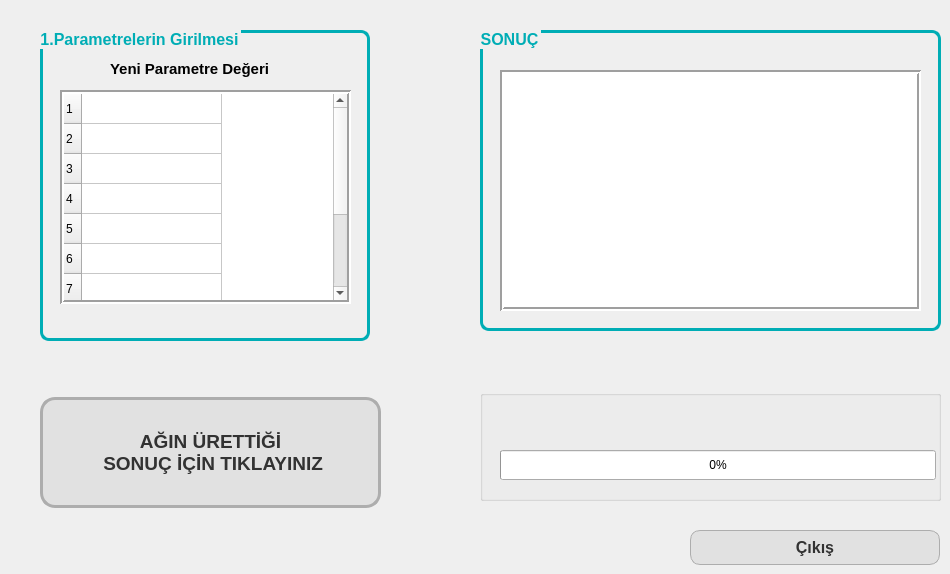
    <widget class="QWidget" name="tab_2">
     <attribute name="title">
      <string>TAHMİN BÖLÜMÜ</string>
     </attribute>
     <widget class="QPushButton" name="pb_exit">
      <property name="geometry">
       <rect>
        <x>690</x>
        <y>530</y>
        <width>250</width>
        <height>35</height>
       </rect>
      </property>
      <property name="font">
       <font>
        <family>Arial</family>
        <pointsize>12</pointsize>
        <weight>75</weight>
        <bold>true</bold>
       </font>
      </property>
      <property name="cursor">
       <cursorShape>PointingHandCursor</cursorShape>
      </property>
      <property name="styleSheet">
       <string notr="true">QPushButton:pressed {
    background-color: qlineargradient(spread:pad, x1:1, y1:0, x2:1, y2:1,   stop:0 rgba(225,225,225, 255), stop:1 rgba(210,180,140, 255))
}
QPushButton {
     background-color: rgb(225,225,225); border: 1px solid rgb(173,173,173);
     border-radius: 10px;  color: rgb(50,50,50);
}

QPushButton:disabled {
    background-color: rgb(225,225,225)
}</string>
      </property>
      <property name="text">
       <string>Çıkış</string>
      </property>
      <property name="flat">
       <bool>false</bool>
      </property>
     </widget>
     <widget class="QPushButton" name="pb_sonuc">
      <property name="geometry">
       <rect>
        <x>40</x>
        <y>397</y>
        <width>341</width>
        <height>111</height>
       </rect>
      </property>
      <property name="font">
       <font>
        <family>Arial</family>
        <pointsize>14</pointsize>
        <weight>75</weight>
        <bold>true</bold>
       </font>
      </property>
      <property name="styleSheet">
       <string notr="true">QPushButton:pressed {
    background-color: qlineargradient(spread:pad, x1:1, y1:0, x2:1, y2:1,   stop:0 rgba(225,225,225, 255), stop:1 rgba(210,180,140, 255))
}
QPushButton {
     background-color: rgb(225,225,225); border: 3px solid rgb(173,173,173);
     border-radius: 15px;  color: rgb(50,50,50);
}

QPushButton:disabled {
    background-color: rgb(225,225,225)
}</string>
      </property>
      <property name="text">
       <string>AĞIN ÜRETTİĞİ
 SONUÇ İÇİN TIKLAYINIZ</string>
      </property>
     </widget>
     <widget class="QGroupBox" name="groupBox_5">
      <property name="geometry">
       <rect>
        <x>40</x>
        <y>30</y>
        <width>330</width>
        <height>311</height>
       </rect>
      </property>
      <property name="font">
       <font>
        <family>Arial</family>
        <pointsize>12</pointsize>
        <weight>75</weight>
        <bold>true</bold>
       </font>
      </property>
      <property name="styleSheet">
       <string notr="true">QGroupBox {
  border: 3px solid rgba(0, 173, 181); 
  border-radius: 9px;
  margin-top: 0.5em;
}

QGroupBox::title {
color:  rgba(0, 173, 181); 
  margin-top: -1.2em;
padding-left: -2px;
}</string>
      </property>
      <property name="title">
       <string>1.Parametrelerin Girilmesi</string>
      </property>
      <widget class="QTableWidget" name="tablo2">
       <property name="geometry">
        <rect>
         <x>20</x>
         <y>60</y>
         <width>291</width>
         <height>214</height>
        </rect>
       </property>
       <property name="inputMethodHints">
        <set>Qt::ImhNone</set>
       </property>
       <property name="frameShape">
        <enum>QFrame::Box</enum>
       </property>
       <property name="lineWidth">
        <number>2</number>
       </property>
       <property name="midLineWidth">
        <number>0</number>
       </property>
       <property name="rowCount">
        <number>10</number>
       </property>
       <property name="columnCount">
        <number>1</number>
       </property>
       <attribute name="horizontalHeaderVisible">
        <bool>false</bool>
       </attribute>
       <attribute name="horizontalHeaderDefaultSectionSize">
        <number>140</number>
       </attribute>
       <row/>
       <row/>
       <row/>
       <row/>
       <row/>
       <row/>
       <row/>
       <row/>
       <row/>
       <row/>
       <column>
        <property name="text">
         <string>Parametre Değeri</string>
        </property>
        <property name="font">
         <font>
          <pointsize>11</pointsize>
          <weight>75</weight>
          <bold>true</bold>
         </font>
        </property>
       </column>
      </widget>
      <widget class="QLabel" name="label">
       <property name="geometry">
        <rect>
         <x>70</x>
         <y>30</y>
         <width>231</width>
         <height>21</height>
        </rect>
       </property>
       <property name="font">
        <font>
         <pointsize>11</pointsize>
         <weight>75</weight>
         <bold>true</bold>
        </font>
       </property>
       <property name="text">
        <string>Yeni Parametre Değeri</string>
       </property>
       <property name="alignment">
        <set>Qt::AlignLeading|Qt::AlignLeft|Qt::AlignTop</set>
       </property>
      </widget>
     </widget>
     <widget class="QGroupBox" name="groupBox_6">
      <property name="geometry">
       <rect>
        <x>480</x>
        <y>30</y>
        <width>461</width>
        <height>301</height>
       </rect>
      </property>
      <property name="font">
       <font>
        <family>Arial</family>
        <pointsize>12</pointsize>
        <weight>75</weight>
        <bold>true</bold>
       </font>
      </property>
      <property name="styleSheet">
       <string notr="true">QGroupBox {
  border: 3px solid rgba(0, 173, 181); 
  border-radius: 9px;
  margin-top: 0.5em;
}

QGroupBox::title {
color:  rgba(0, 173, 181); 
  margin-top: -1.2em;
padding-left: -2px;
}</string>
      </property>
      <property name="title">
       <string>SONUÇ</string>
      </property>
      <widget class="QTextBrowser" name="textBrowser">
       <property name="geometry">
        <rect>
         <x>20</x>
         <y>40</y>
         <width>421</width>
         <height>241</height>
        </rect>
       </property>
       <property name="font">
        <font>
         <family>Arial</family>
         <pointsize>11</pointsize>
         <weight>75</weight>
         <bold>true</bold>
        </font>
       </property>
       <property name="frameShape">
        <enum>QFrame::Box</enum>
       </property>
       <property name="lineWidth">
        <number>2</number>
       </property>
      </widget>
     </widget>
     <widget class="QGroupBox" name="groupBox_7">
      <property name="geometry">
       <rect>
        <x>480</x>
        <y>390</y>
        <width>461</width>
        <height>111</height>
       </rect>
      </property>
      <property name="title">
       <string/>
      </property>
      <widget class="QProgressBar" name="progressBar">
       <property name="geometry">
        <rect>
         <x>20</x>
         <y>60</y>
         <width>436</width>
         <height>30</height>
        </rect>
       </property>
       <property name="value">
        <number>0</number>
       </property>
       <property name="invertedAppearance">
        <bool>false</bool>
       </property>
      </widget>
      <widget class="QLabel" name="label_2">
       <property name="geometry">
        <rect>
         <x>20</x>
         <y>20</y>
         <width>311</width>
         <height>21</height>
        </rect>
       </property>
       <property name="text">
        <string/>
       </property>
      </widget>
     </widget>
    </widget>
